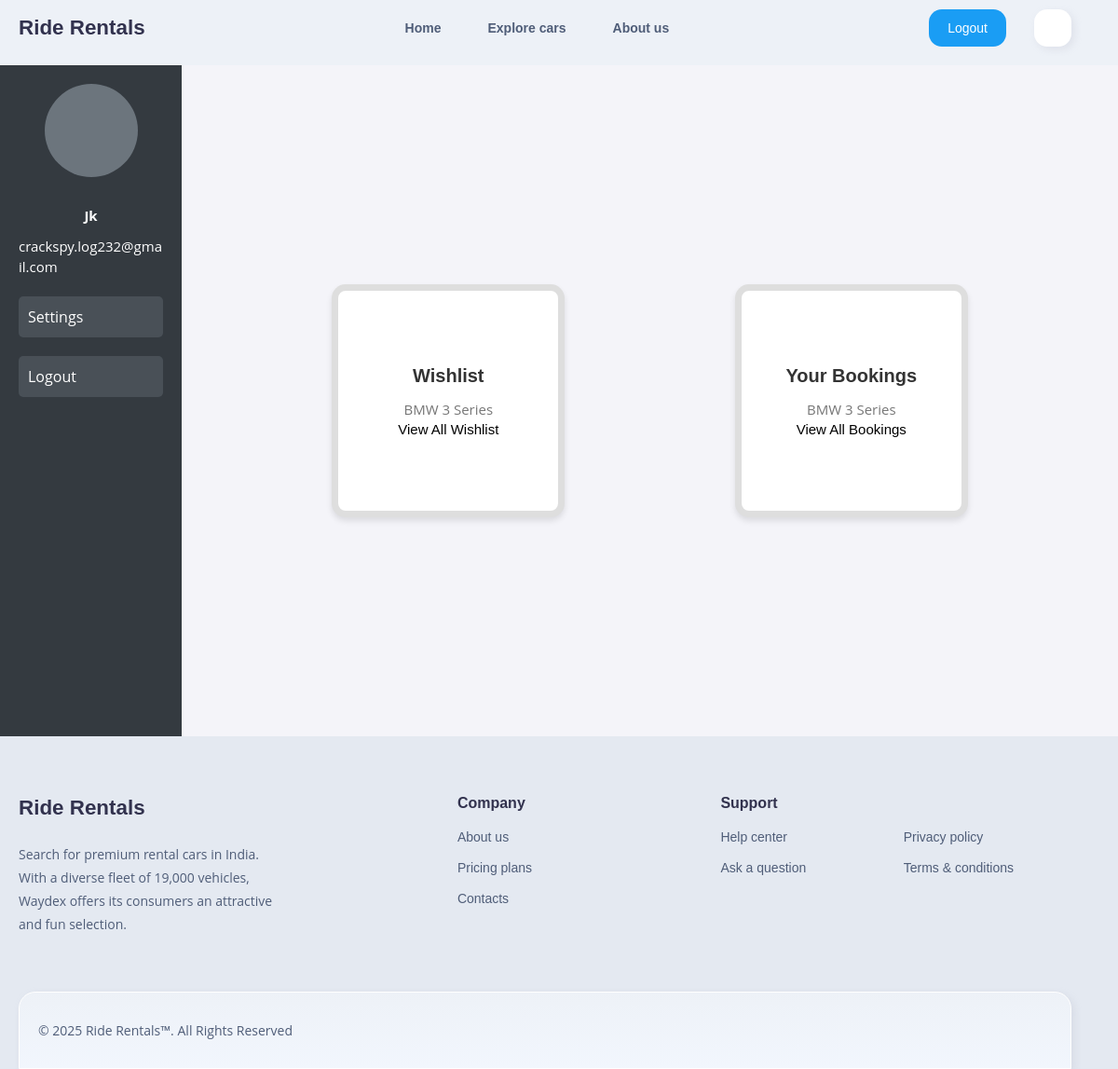
Before: /profile/ (signed in) with the older database file.
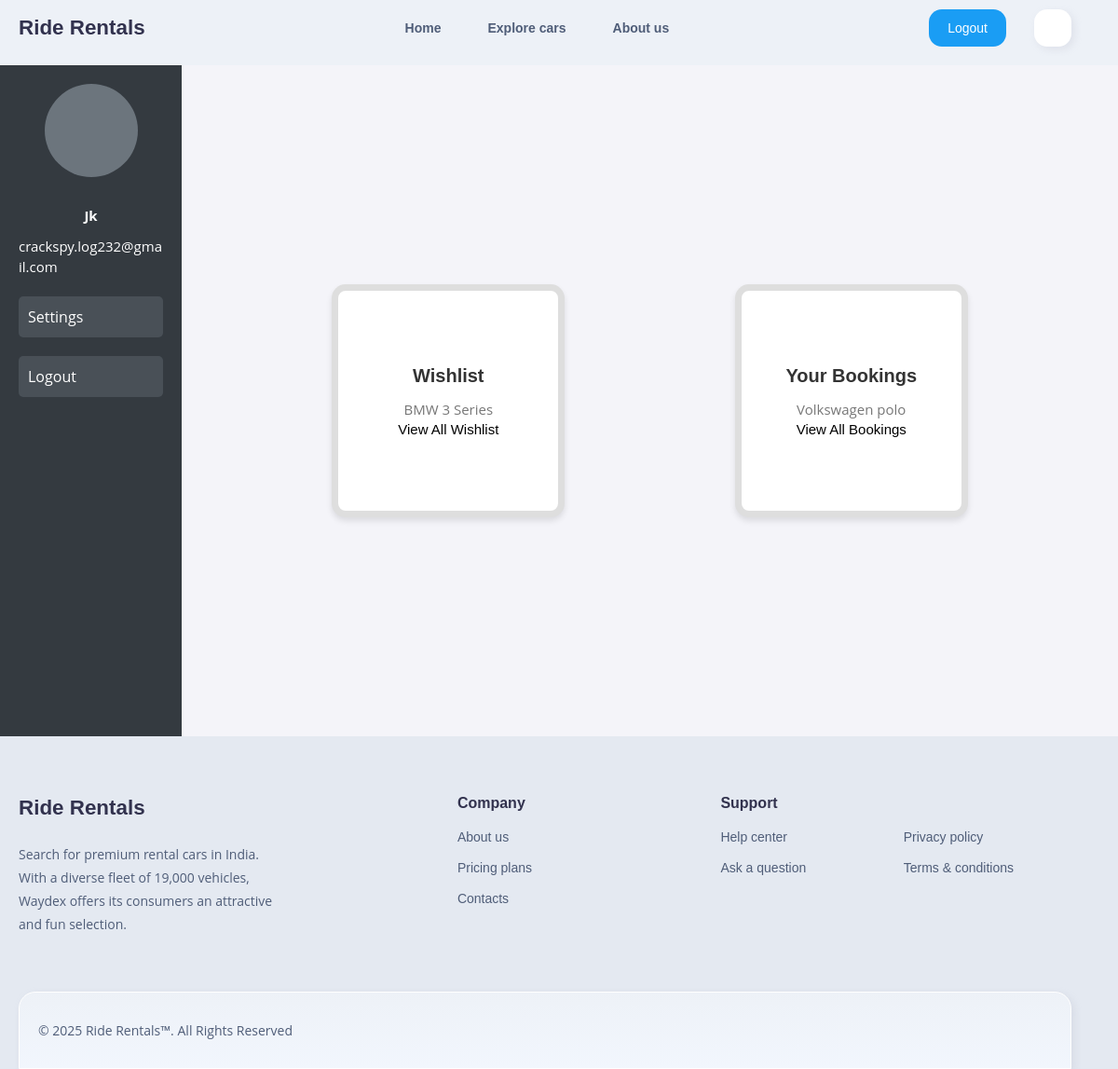
After: the same page with the newer database file.
### mainapp/models.py (models this page shows, shortened)
class Booking(models.Model):
    cus_name = models.CharField(max_length=50)
    cus_ph = models.CharField(max_length=12)
    cus_email = models.CharField(max_length=30)
    car = models.ForeignKey(Car_info, on_delete=models.CASCADE)
    cus_username = models.ForeignKey(User, on_delete=models.CASCADE)
    class Status(models.TextChoices):
        BOOKED = 'booked', 'Booked'
        RENTED = 'rented', 'Rented'
        COMPLETED = 'completed', 'Completed'
    class Payment_Status(models.TextChoices):
        PAID = 'paid', 'Paid'
        PENDING = 'pending', 'Pending'
    status = models.CharField(
        max_length=10,
        choices=Status.choices,
        default=Status.BOOKED,  # Default value is 'Booked'
    )
    pickup_date = models.DateField()
    return_date = models.DateField()
    booked_on = models.DateField(auto_now=True)
    notes = models.TextField(null=True, blank=True)
    rent = models.DecimalField(max_digits=10, decimal_places=2) # Car price
    total_rent = models.DecimalField(max_digits=10, decimal_places=2) # Computed total rent
    payment_status = models.CharField(
        max_length=10,
        choices=Payment_Status.choices,
        default=Payment_Status.PENDING,  # Default value is 'Booked'
    )

class Car_info(models.Model):
    def image_upload_path(instance, filename):
        ext = os.path.splitext(filename)[-1]
        new_filename = f"{instance.slug}{ext}"
        return os.path.join("car_pics", new_filename)
    img = models.ImageField(upload_to=image_upload_path)  # Use the callable here
    name = models.CharField(max_length=50)
    year = models.IntegerField(default=2024)
    capacity = models.IntegerField(null=False)
    mileage = models.FloatField(null=False)
    engine = models.CharField(max_length=20)
    gear = models.CharField(max_length=20)
    available = models.BooleanField(default=True)
    rent = models.FloatField(default=0.0)
    slug = models.SlugField(max_length=100, unique=True, blank=True)  # Unique slug

### mainapp/views.py (the view)
# urls.py: path('profile/', views.profile_dashboard, name='profile'),
@login_required
def profile_dashboard(request):
    user = request.user
    bookings = Booking.objects.filter(cus_username=user).order_by('-id') # Fetch bookings associated with the user
    wishlist_items = Wishlist.objects.filter(user=user).order_by('-id')  # Fetch wishlist items
    return render(request, 'mainapp/profile/profile.html', {
        'user': user,
        'all_bookings': bookings,
        'booking_item': bookings.first(),
        'wishlist_item': wishlist_items.first(),
        'all_wishlist_items': wishlist_items,
    })

### templates/mainapp/profile/profile.html (shortened to what this page needs)
{% extends 'mainapp/base.html' %}
{% load static %}
{% block head %}
<link rel="stylesheet" href="{% static 'mainapp/css/profile.css' %}">
{% endblock %}
{% block content %}
<div class="dashboard-container">
    <div class="sidebar" id="sidebar">
        <div class="profile-icon">
        </div>
        <h5 class="usrname m-b-10 fz-18">{{ user.username|title }}</h5>
        <p class="email m-b-10">{{ user.email }}</p>
        <button onclick="openSettingsPopup()">Settings</button>
        <button>Logout</button>
    </div>
    <div class="content">
        <div class="card">
            <h5>Wishlist</h5>
            {% if wishlist_item %}
            <p>{{ wishlist_item.car.name }}</p>
            <button onclick="openWishlistPopup()">View All Wishlist</button>
            {% else %}
            <p>Your wishlist is empty.</p>
            {% endif %}
        </div>
        <div class="card">
            <h5>Your Bookings</h5>
            {% if booking_item %}
            <p>{{ booking_item.car.name }}</p>
            <button onclick="openBookingPopup()">View All Bookings</button>
            {% else %}
            <p>You have no bookings yet.</p>
            {% endif %}
        </div>
    </div>
</div>
{% endblock %}

Changed rows visible on the page:
no longer on this page (row unchanged): Booking: car.name "BMW 3 Series"
added Booking: car.name "Volkswagen polo"
